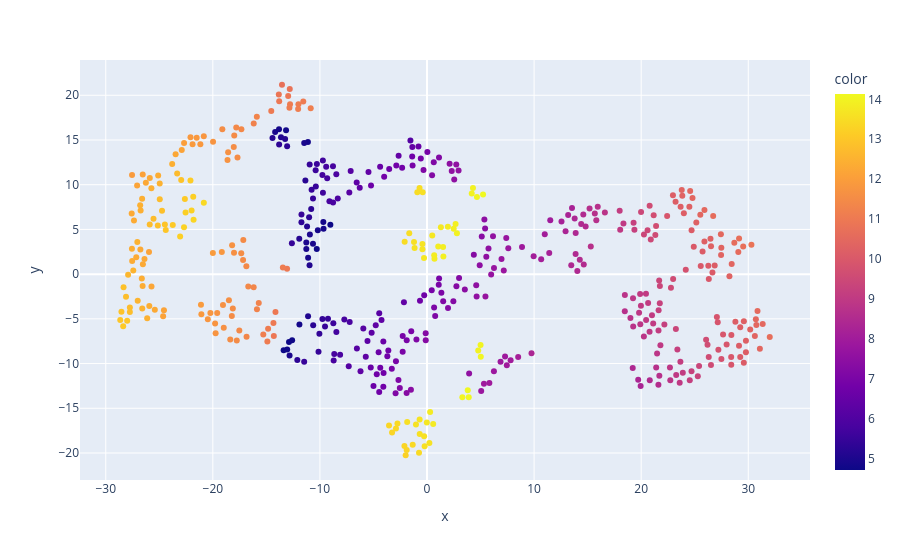

The cell this chart's notebook holds for it:
### Code cell
px.scatter(x=X_2d_tsne[:, 0],
           y=X_2d_tsne[:, 1],
           color=y)

### Figure 1 — Plotly figure (JSON) as saved in the notebook; plotly's stock layout.template omitted (floating-point values rounded to 4 significant figures; data arrays with more than 128 entries replaced by an {"elided": "..."} marker saying what was removed)
{"data": [{"hovertemplate": "x=%{x}<br>y=%{y}<br>color=%{marker.color}<extra></extra>", "legendgroup": "", "marker": {"color": {"elided": "500 float values"}, "coloraxis": "coloraxis", "symbol": "circle"}, "mode": "markers", "name": "", "orientation": "v", "showlegend": false, "type": "scatter", "x": {"elided": "500 float values"}, "xaxis": "x", "y": {"elided": "500 float values"}, "yaxis": "y"}], "layout": {"coloraxis": {"colorbar": {"title": {"text": "color"}}, "colorscale": [[0, "#0d0887"], [0.1111, "#46039f"], [0.2222, "#7201a8"], [0.3333, "#9c179e"], [0.4444, "#bd3786"], [0.5556, "#d8576b"], [0.6667, "#ed7953"], [0.7778, "#fb9f3a"], [0.8889, "#fdca26"], [1, "#f0f921"]]}, "legend": {"tracegroupgap": 0}, "margin": {"t": 60}, "xaxis": {"anchor": "y", "domain": [0, 1], "title": {"text": "x"}}, "yaxis": {"anchor": "x", "domain": [0, 1], "title": {"text": "y"}}}}
